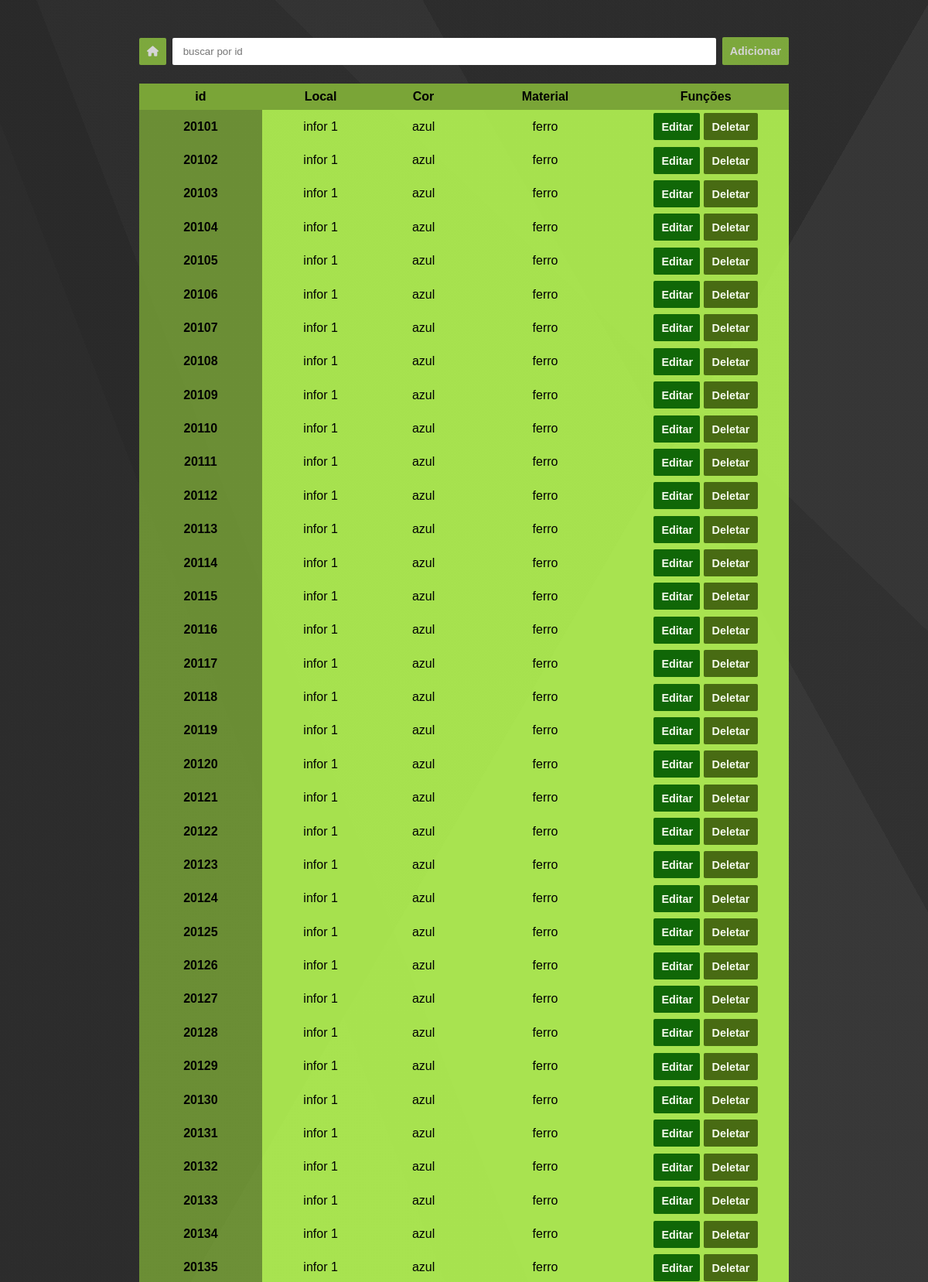
/2 (upper part), run on the app's committed database.
### models.py (models this page shows)
class Moveis(db.Model):
    id = db.Column(db.Integer, primary_key = True)
    id_sala = db.Column(db.Integer, db.ForeignKey('sala.id'))
    id_objeto = db.Column(db.Integer, db.ForeignKey('objetos.id'))
    material = db.Column(db.String(50))
    cor = db.Column(db.String(20))

### routes/funcoes.py (the view)
@funcoes_route.route('/<int:itens>')
def listar_itens(itens):
    session['id_obj'] = itens
    global tabela_moveis
    tabela_moveis = db.session.query(Moveis).filter_by(id_objeto = itens).all()
    if tabela_moveis:
        mov = True
        return render_template('lista_item.html', tabela = tabela_moveis, movel = mov)
    else:
        mov = False
        tabela_eletronicos = db.session.query(Eletronicos).filter_by(id_objeto = itens).all()
        return render_template('lista_item.html', tabela = tabela_eletronicos, movel = mov)

### templates/lista_item.html (shortened to what this page needs)
<!DOCTYPE html>
<html lang="pt-br">
<head>
  <link rel="stylesheet" href="https://cdnjs.cloudflare.com/ajax/libs/font-awesome/6.6.0/css/all.min.css"
 />
  <link rel="stylesheet" href="../static/css/table.css">
</head>
<body>
  <div class="search--flex">
    <button class="back--btn">
      <a href="/">
        <i class="fa-solid fa-house"></i>
      </a>
    </button>
    <input type="number" id="search--tipping" placeholder=" buscar por id ">
    <button id="abrir_modal" class="search--btn" data-modal="modal">Adicionar</button>
  </div>
  <table>
    <thead>
      <tr>
        <th>id</th>
        <th>Local</th>
        {% if tabela[0].potencia %}
        <th>Potencia</th>
        <th>Consumo</th>
        {% else %}
        <th>Cor</th>
        <th>Material</th>
        {% endif %}
        <th>Funções</th>
      </tr>
    </thead>
    <tbody id="table--item">
      {% for objeto in tabela: %}
      <th scope="row">{{ objeto.id }}</th>
      <td>infor {{ objeto.id_sala }}</td>
      {% if objeto.potencia %}
      <td>{{ objeto.potencia }}</td>
      <td>{{ objeto.consumo }}</td>
      {% else %}
      <td>{{ objeto.cor }}</td>
      <td>{{ objeto.material }}</td>
  <td>
          <button data-modal="modal2" class="abrir_modal edit--btn">
            Editar
          </button>
          <a href="/{{ objeto.id }}/Deletar">
            <button class="delet--btn">Deletar</button>
          </a>
        </td>
      {% endif %}
      {% endfor %}
    </tbody>
  </table>
</body>
</html>

### static/css/table.css (style rules this page uses)
:root { --corDeFundo-cabecalho: #7AA637; --corDeFundo-tr: #7aa637cd; --corDeFundo-td: #bbff54db; --corDeFundo-btn: #91c741; --corButtonDelet: #3e5f0d; --corButtonEdit: #005a00; --corButtonClose: rgb(255, 54, 54); }
* { margin: 0; box-sizing: border-box; font-family: "Josefin Sans", sans-serif; }
body { background-image: linear-gradient(300deg, rgba(77, 77, 77, 0.05) 0%, rgba(77, 77, 77, 0.05) 25%, rgba(42, 42, 42, 0.05) 25%, rgba(42, 42, 42, 0.05) 38%, rgba(223, 223, 223, 0.05) 38%, rgba(223, 223, 223, 0.05) 75%, rgba(36, 36, 36, 0.05) 75%, rgba(36, 36, 36, 0.05) 100%), linear-gradient(44deg, rgba(128, 128, 128, 0.05) 0%, rgba(128, 128, 128, 0.05) 34%, rgba(212, 212, 212, 0.05) 34%, rgba(212, 212, 212, 0.05) 57%, rgba(25, 25, 25, 0.05) 57%, rgba(25, 25, 25, 0.05) 89%, rgba(135, 135, 135, 0.05) 89%, rgba(135, 135, 135, 0.05) 100%), linear-gradient(241deg, rgba(55, 55, 55, 0.05) 0%, rgba(55, 55, 55, 0.05) 14%, rgba(209, 209, 209, 0.05) 14%, rgba(209, 209, 209, 0.05) 60%, rgba(245, 245, 245, 0.05) 60%, rgba(245, 245, 245, 0.05) 69%, rgba(164, 164, 164, 0.05) 69%, rgba(164, 164, 164, 0.05) 100%), linear-gradient(249deg, rgba(248, 248, 248, 0.05) 0%, rgba(248, 248, 248, 0.05) 32%, rgba(148, 148, 148, 0.05) 32%, rgba(148, 148, 148, 0.05) 35%, rgba(202, 202, 202, 0.05) 35%, rgba(202, 202, 202, 0.05) 51%, rgba(181, 181, 181, 0.05) 51%, rgba(181, 181, 181, 0.05) 100%), linear-gradient(92deg, hsl(214, 0%, 11%), hsl(214, 0%, 11%)); display: flex; flex-direction: column; justify-content: center; align-items: center; padding-top: 1.5rem; }
.search--flex { display: flex; justify-content: center; align-items: center; width: 100%; max-width: 70vw; margin-top: 1.5rem; margin-bottom: 1.5rem; gap: 0.5rem; }
.search--flex input { width: 100%; border: none; border-radius: 2px; padding: 10px; }
.search--btn { color: #fff; background-color: var(--corDeFundo-btn); border: none; border-radius: 2px; font-size: 0.9rem; font-weight: bold; cursor: pointer; padding: 10px; opacity: 0.8; transition: 0.5s ease; }
.edit--btn { color: #fff; background-color: var(--corButtonEdit); border: none; border-radius: 2px; font-size: 0.9rem; font-weight: bold; cursor: pointer; padding: 10px; margin-bottom: 0.2rem; width: 60px; max-width: 90%; height: 35px; max-height: 80%; opacity: 0.9; transition: 0.3s ease; }
.delet--btn { color: #fff; background-color: var(--corButtonDelet); border: none; border-radius: 2px; font-size: 0.9rem; font-weight: bold; cursor: pointer; padding: 10px; margin-top: 0.2rem; width: 70px; max-width: 90%; height: 35px; max-height: 80%; opacity: 0.9; transition: 0.3s ease; }
table { border-collapse: collapse; width: 100%; max-width: 70vw; margin: auto; }
thead { background-color: var(--corDeFundo-cabecalho); color: black; }
th { background-color: var(--corDeFundo-tr); padding: 0.5rem; text-align: center; width: 30px; }
td { text-align: center; background-color: var(--corDeFundo-td); }
body { display: flex; justify-content: center; align-items: center; }

### data on the page
Moveis: id "20101", id_sala "1", cor "azul", material "ferro"
Moveis: id "20102", id_sala "1", cor "azul", material "ferro"
Moveis: id "20103", id_sala "1", cor "azul", material "ferro"
Moveis: id "20104", id_sala "1", cor "azul", material "ferro"
Moveis: id "20105", id_sala "1", cor "azul", material "ferro"
Moveis: id "20106", id_sala "1", cor "azul", material "ferro"
Moveis: id "20107", id_sala "1", cor "azul", material "ferro"
Moveis: id "20108", id_sala "1", cor "azul", material "ferro"
Moveis: id "20109", id_sala "1", cor "azul", material "ferro"
Moveis: id "20110", id_sala "1", cor "azul", material "ferro"
Moveis: id "20111", id_sala "1", cor "azul", material "ferro"
Moveis: id "20112", id_sala "1", cor "azul", material "ferro"
Moveis: id "20113", id_sala "1", cor "azul", material "ferro"
Moveis: id "20114", id_sala "1", cor "azul", material "ferro"
Moveis: id "20115", id_sala "1", cor "azul", material "ferro"
Moveis: id "20116", id_sala "1", cor "azul", material "ferro"
Moveis: id "20117", id_sala "1", cor "azul", material "ferro"
Moveis: id "20118", id_sala "1", cor "azul", material "ferro"
Moveis: id "20119", id_sala "1", cor "azul", material "ferro"
Moveis: id "20120", id_sala "1", cor "azul", material "ferro"
Moveis: id "20121", id_sala "1", cor "azul", material "ferro"
Moveis: id "20122", id_sala "1", cor "azul", material "ferro"
Moveis: id "20123", id_sala "1", cor "azul", material "ferro"
Moveis: id "20124", id_sala "1", cor "azul", material "ferro"
Moveis: id "20125", id_sala "1", cor "azul", material "ferro"
Moveis: id "20126", id_sala "1", cor "azul", material "ferro"
Moveis: id "20127", id_sala "1", cor "azul", material "ferro"
Moveis: id "20128", id_sala "1", cor "azul", material "ferro"
Moveis: id "20129", id_sala "1", cor "azul", material "ferro"
Moveis: id "20130", id_sala "1", cor "azul", material "ferro"
Moveis: id "20131", id_sala "1", cor "azul", material "ferro"
Moveis: id "20132", id_sala "1", cor "azul", material "ferro"
Moveis: id "20133", id_sala "1", cor "azul", material "ferro"
Moveis: id "20134", id_sala "1", cor "azul", material "ferro"
Moveis: id "20135", id_sala "1", cor "azul", material "ferro"
